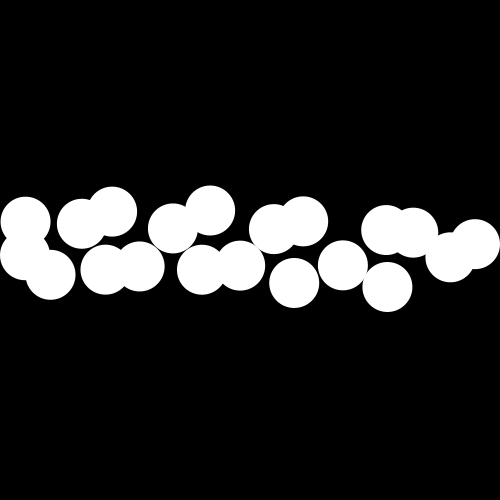
Frame 1 (no input)
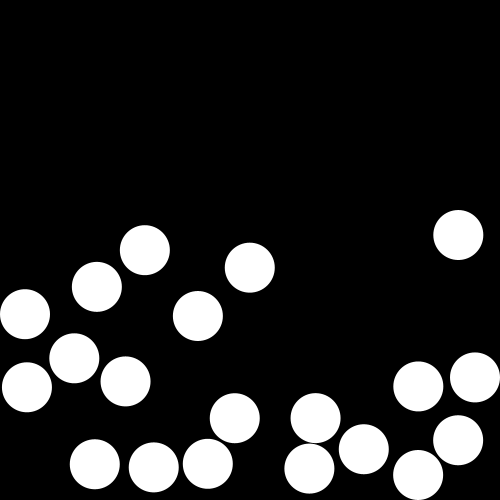
Frame 60 (the mouse pressed at the canvas centre just before this capture)
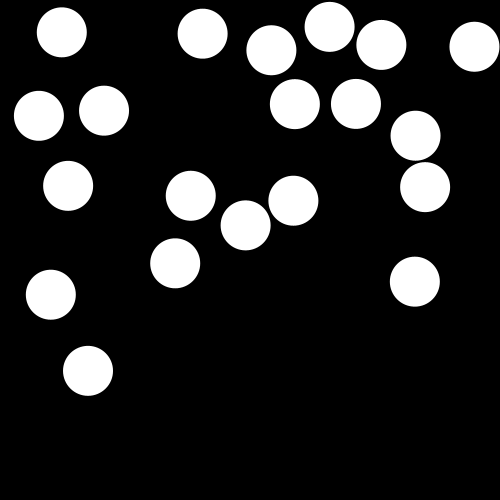
Frame 120 (the mouse held since frame 60 and released just before this capture)

The Processing sketch that drew these frames (run headless with seeded random() and noise(); from frame 60 on, the mouse is pressed at the canvas centre):

// Processing sketch: SphereBody
// ── SphereBody.pde
int num = 20;
ArrayList<Circle> circle;
void setup()
{
  size(500, 500);
  circle = new ArrayList<Circle>();
  int m = num;
  for(int i = 0; i < m; i++)
  {
    circle.add(new Circle(i*width/m, height/2, random(50, 50)));
  }
}
void draw()
{
  background(0);
  noStroke();
  fill(0, 0, 0, 10);
  rect(0, 0, width, height);
  fill(255);
  
  if(mousePressed)
  {
    //Circle c = new Circle(mouseX, mouseY, random(50, 50));
    //circle.add(c);
  }
  for(int i = circle.size() - 1; 0 <= i; i--)
  {
    Circle s = circle.get(i);
    for(int j = circle.size() - 1; 0 <= j; j--)
    {
      if(i != j)
      {
        Circle s2 = circle.get(j);
        if(Collision(s.pos, s2.pos, s.r + s2.r))
        {
          R(s, s2);
        }
      }
    }
    s.Update();
    s.Draw();
  }
}

class Circle
{
  public PVector pos, velocity;
  public float size, r;
  Circle(float x, float y, float s)
  {
    pos = new PVector(x, y);
    size = s;
    r = size / 2;
    velocity = new PVector(random(-10, 10), random(-10, 10));
  }
  void Update()
  {
    pos.add(velocity);
    //velocity.mult(0.99f);
    if(pos.x < 0 + r || pos.x > width - r)
    {
      velocity.x *= -0.95f;
    }
    if(pos.y < 0 + r || pos.y > height - r)
    {
      velocity.y *= -0.95f;
    }
    if(velocity.x < 0.5f && velocity.x > -0.5f)
    {
      velocity.x = 0;
    }
    if(velocity.y < 0.5f && velocity.y > -0.5f)
    {
      velocity.y = 0;
    }
    pos = Constrain(r, pos, new PVector(0, 0), new PVector(width, height));
    velocity.y += 0.5f;
    
    if(mousePressed)
    {
      velocity.y -= 1;
    }
  }
  void Draw()
  {
    ellipse(pos.x, pos.y, size, size);
  }
  PVector Constrain(float s, PVector v, PVector mi, PVector ma)
  {
    v = new PVector(max(mi.x + s, min(v.x, ma.x - s)), max(mi.y + s, min(v.y, ma.y - s)));
    return v;
  }
}
PVector R(Circle c1, Circle c2)
{
  float s = c1.r + c2.r;
  PVector a = c1.pos, b = c2.pos;
  
  PVector v = new PVector(a.x - b.x, a.y - b.y);
  float l = sqrt(v.x * v.x + v.y * v.y);
  float distance = (s - l) / 2;
  if(l > 0)
  {
    l = 1 / l;
  }
  v.x *= l;
  v.y *= l;
  a.x += v.x * distance;
  a.y += v.y * distance;
  b.x -= v.x * distance;
  b.y -= v.y * distance;
  
  PVector nA = Normalize(new PVector(b.x - a.x, b.y - a.y));
  float dotA = Dot(nA, c1.velocity);
  nA.mult(dotA);
  PVector vA = new PVector(c1.velocity.x - nA.x, c1.velocity.y - nA.y);

  PVector nB = Normalize(new PVector(a.x - b.x, a.y - b.y));
  float dotB = Dot(nB, c2.velocity);
  nB.mult(dotB);
  PVector vB = new PVector(c2.velocity.x - nB.x, c2.velocity.y - nB.y);
  
//  float e = 1.0f;
//  PVector av = new PVector((c1.size/20*c2.velocity.x + c2.size/20*c2.velocity.x + c2.velocity.x*e*c2.size/20 - c1.velocity.x*e*c2.size/20) / (c1.size/20 + c2.size/20),
//                           (c1.size/20*c2.velocity.y + c2.size/20*c2.velocity.y + c2.velocity.y*e*c2.size/20 - c1.velocity.y*e*c2.size/20) / (c1.size/20 + c2.size/20));
//  PVector bv = new PVector(-e * (c2.velocity.x - c1.velocity.x) + av.x,
//                           -e * (c2.velocity.y - c1.velocity.y) + av.y);
  
  c1.velocity = new PVector(vA.x + nB.x, vA.y + nB.y);
  c2.velocity = new PVector(vB.x + nA.x, vB.y + nA.y);
    
  //c1.velocity = av;
  //c2.velocity = bv;
    
  c1.velocity.mult(0.95f);
  c2.velocity.mult(0.95f);

  return a;
}
PVector Normalize(PVector v)
{
  float l = sqrt(v.x * v.x + v.y * v.y);
  return new PVector(v.x / l, v.y / l);
}
boolean Collision(PVector a, PVector b, float r)
{
  if((b.x - a.x) * (b.x - a.x) + (b.y - a.y) * (b.y - a.y) < r * r)
  {
    return true;
  }
  return false;
}
float Dot(PVector a, PVector b)
{
  return a.x * b.x + a.y * b.y;
}
